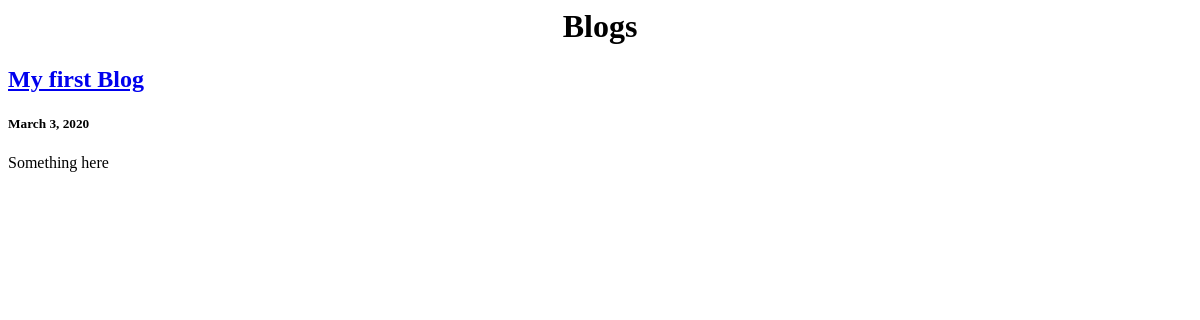
/blog/, run on an earlier commit of the app's database.
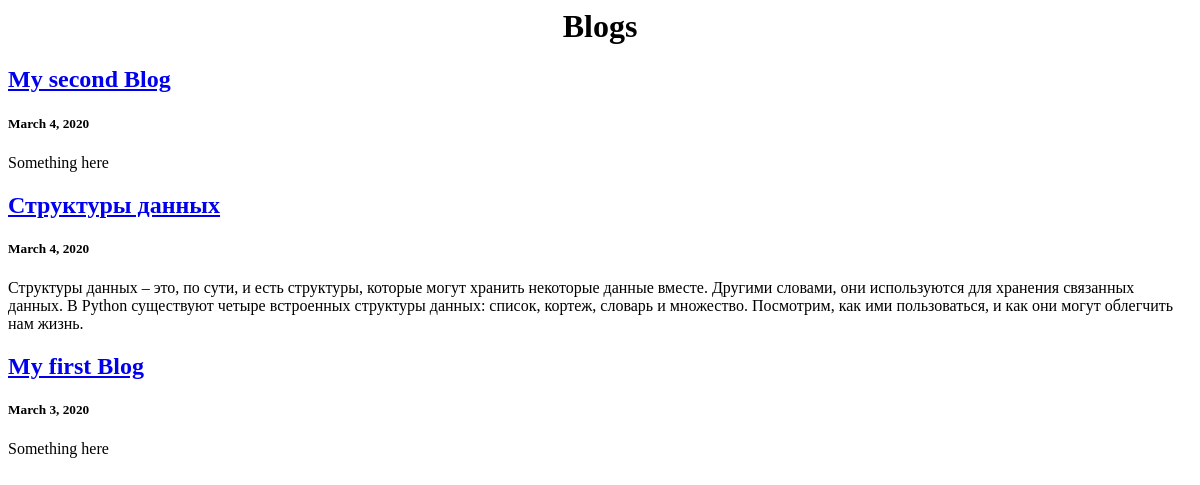
And on a later commit of the database.
### blog/models.py (models this page shows)
class Blog(models.Model):
    title = models.CharField(max_length=100)
    date = models.DateField()
    description = models.TextField()

### blog/views.py (the view)
# urls.py: path('', views.all_blogs, name = 'all_blogs'),
def all_blogs(request):
    blogs = Blog.objects.order_by('-date')
    return render(request, 'blog/all_blogs.html', {'blogs':blogs})

### blog/templates/blog/all_blogs.html
<h1 align="center">Blogs</h1>
{% for blog in blogs %}
<a href="{% url 'blog:detail' blog.id %}"><h2>{{blog.title}}</h2></a>
<h5>{{blog.date}}</h5>
<p>{{blog.description}}</p>
{% endfor %}

What changed in the data, as far as the page shows it:
added Blog: title "My second Blog", date "March 4, 2020", description "Something here"
added Blog: title "Структуры данных", date "March 4, 2020", description "Структуры данных – это, по сути, и есть структуры, которые могут хранить некоторые данные вместе. Другими словами, они используются для хранения связанных данных. В Python существуют четыре встроенных структуры данных: список, кортеж, словарь и множество. Посмотрим, как ими пользоваться, и как они могут облегчить нам жизнь."
